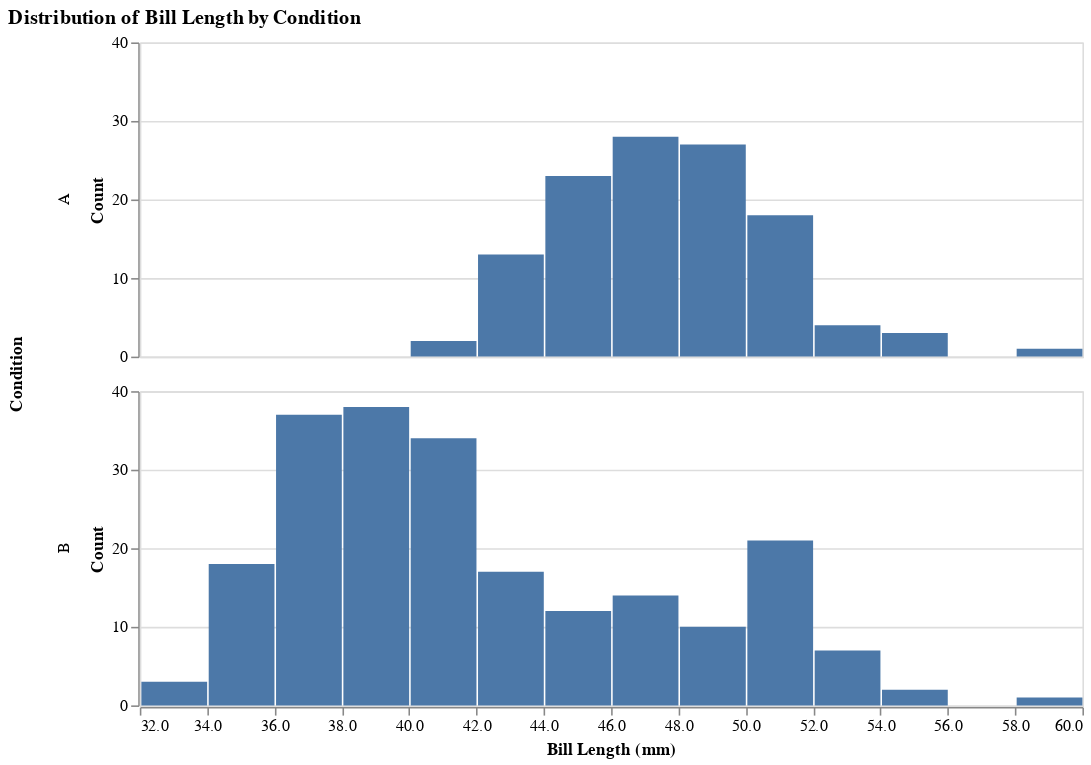

Notebook source saved alongside this figure:
### Markdown cell above
### Convey the distribution

Now instead create a visualization intended to better convey the overall distribution of `beak_length` measurements, again divided by `condition`. Examples might include plotting raw values, histograms, or density plots.

### Code cell
alt.Chart(birds_df).mark_bar().encode(
    x=alt.X("bill_length:Q", bin=alt.Bin(maxbins=20), title="Bill Length (mm)"),
    y=alt.Y("count():Q", title="Count"),
    row=alt.Row("condition:N", title="Condition"),
).properties(
    width=600,
    height=200,
    title="Distribution of Bill Length by Condition",
)

### Figure 1 — Vega-Lite specification as saved in the notebook (floating-point values rounded to 4 significant figures; data arrays with more than 128 entries replaced by an {"elided": "..."} marker saying what was removed)
{"config": {"view": {"continuousWidth": 300, "continuousHeight": 300}}, "data": {"name": "data-b3e977832cc68caf0cb52044876cf9a2"}, "mark": {"type": "bar"}, "encoding": {"row": {"field": "condition", "title": "Condition", "type": "nominal"}, "x": {"bin": {"maxbins": 20}, "field": "bill_length", "title": "Bill Length (mm)", "type": "quantitative"}, "y": {"aggregate": "count", "title": "Count", "type": "quantitative"}}, "height": 200, "title": "Distribution of Bill Length by Condition", "width": 600, "$schema": "https://vega.github.io/schema/vega-lite/v5.20.1.json", "datasets": {"data-b3e977832cc68caf0cb52044876cf9a2": {"elided": "333 records"}}}
